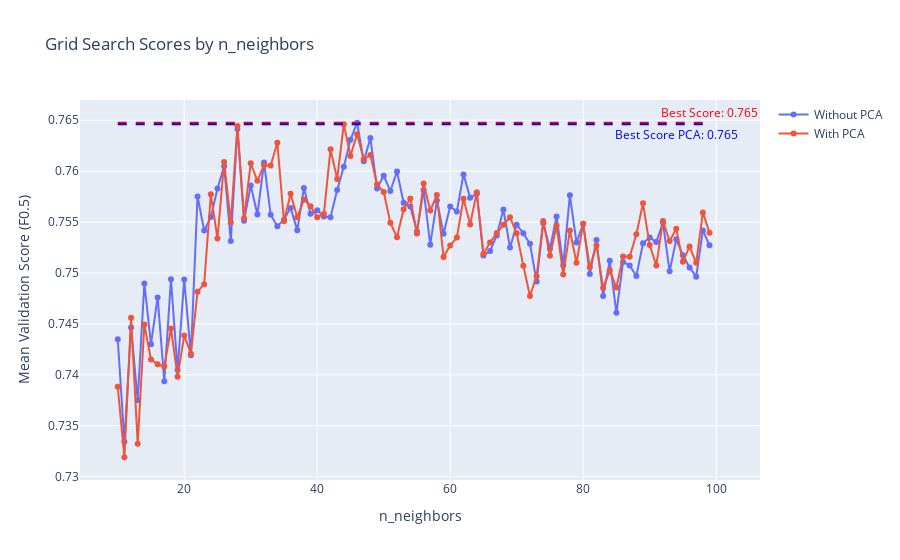

Notebook cell for this chart:
### Code cell
scores = grid_search.cv_results_['mean_test_score']
neighbors = grid_search.cv_results_['param_classifier__n_neighbors'].data

# Plot scores for the first grid search (without PCA)
fig = go.Figure()
fig.add_trace(go.Scatter(x=neighbors, y=scores, mode='lines+markers', name='Without PCA'))
fig.update_layout(
    title='Grid Search Scores by n_neighbors',
    xaxis_title='n_neighbors',
    yaxis_title=f'Mean Validation Score (F{beta})'
)

best_score = np.max(scores)
fig.add_shape(
    type="line",
    x0=neighbors[0], x1=neighbors[-1],
    y0=best_score, y1=best_score,
    line=dict(color="red", dash="dash"),
)
fig.add_annotation(
    x=neighbors[-1],
    y=best_score,
    text=f"Best Score: {best_score:.3f}",
    showarrow=False,
    yanchor="bottom",
    font=dict(color="red")
)

# Fit the PCA grid search and add its results
scores_pca = grid_search_pca.cv_results_['mean_test_score']
neighbors_pca = grid_search_pca.cv_results_['param_classifier__n_neighbors'].data

fig.add_trace(go.Scatter(x=neighbors_pca, y=scores_pca, mode='lines+markers', name='With PCA'))

best_score_pca = np.max(scores_pca)
fig.add_shape(
    type="line",
    x0=neighbors_pca[0], x1=neighbors_pca[-1],
    y0=best_score_pca, y1=best_score_pca,
    line=dict(color="blue", dash="dash"),
)
fig.add_annotation(
    x=neighbors_pca[-1] - 5,
    y=best_score_pca,
    text=f"Best Score PCA: {best_score_pca:.3f}",
    showarrow=False,
    yanchor="top",
    font=dict(color="blue")
)

fig.show()

### Figure 1 — Plotly figure (JSON) as saved in the notebook; plotly's stock layout.template omitted (floating-point values rounded to 4 significant figures)
{"data": [{"mode": "lines+markers", "name": "Without PCA", "type": "scatter", "x": [10, 11, 12, 13, 14, 15, 16, 17, 18, 19, 20, 21, 22, 23, 24, 25, 26, 27, 28, 29, 30, 31, 32, 33, 34, 35, 36, 37, 38, 39, 40, 41, 42, 43, 44, 45, 46, 47, 48, 49, 50, 51, 52, 53, 54, 55, 56, 57, 58, 59, 60, 61, 62, 63, 64, 65, 66, 67, 68, 69, 70, 71, 72, 73, 74, 75, 76, 77, 78, 79, 80, 81, 82, 83, 84, 85, 86, 87, 88, 89, 90, 91, 92, 93, 94, 95, 96, 97, 98, 99], "y": [0.7435, 0.7334, 0.7447, 0.7375, 0.749, 0.743, 0.7476, 0.7394, 0.7494, 0.7405, 0.7494, 0.7419, 0.7575, 0.7542, 0.7555, 0.7583, 0.7605, 0.7531, 0.7641, 0.7551, 0.7586, 0.7557, 0.7608, 0.7557, 0.7546, 0.7552, 0.7564, 0.7542, 0.7583, 0.7558, 0.7562, 0.7555, 0.7555, 0.7582, 0.7604, 0.7631, 0.7648, 0.761, 0.7632, 0.7583, 0.7596, 0.758, 0.76, 0.7569, 0.7565, 0.7541, 0.7581, 0.7528, 0.7571, 0.7539, 0.7565, 0.756, 0.7597, 0.7574, 0.7578, 0.7517, 0.7522, 0.7537, 0.7562, 0.7525, 0.7547, 0.7539, 0.7529, 0.7492, 0.7549, 0.7524, 0.7555, 0.7507, 0.7576, 0.753, 0.7548, 0.7499, 0.7532, 0.7478, 0.7512, 0.7461, 0.7511, 0.7507, 0.7497, 0.7529, 0.7535, 0.753, 0.7549, 0.7502, 0.7533, 0.7517, 0.7506, 0.7496, 0.7542, 0.7527]}, {"mode": "lines+markers", "name": "With PCA", "type": "scatter", "x": [10, 11, 12, 13, 14, 15, 16, 17, 18, 19, 20, 21, 22, 23, 24, 25, 26, 27, 28, 29, 30, 31, 32, 33, 34, 35, 36, 37, 38, 39, 40, 41, 42, 43, 44, 45, 46, 47, 48, 49, 50, 51, 52, 53, 54, 55, 56, 57, 58, 59, 60, 61, 62, 63, 64, 65, 66, 67, 68, 69, 70, 71, 72, 73, 74, 75, 76, 77, 78, 79, 80, 81, 82, 83, 84, 85, 86, 87, 88, 89, 90, 91, 92, 93, 94, 95, 96, 97, 98, 99], "y": [0.7388, 0.7319, 0.7456, 0.7332, 0.7449, 0.7415, 0.741, 0.7408, 0.7446, 0.7398, 0.7439, 0.7421, 0.7482, 0.7489, 0.7577, 0.7534, 0.7609, 0.755, 0.7644, 0.7554, 0.7608, 0.759, 0.7606, 0.7606, 0.7628, 0.7551, 0.7578, 0.7555, 0.7572, 0.7565, 0.7555, 0.7558, 0.7622, 0.7592, 0.7646, 0.7615, 0.7636, 0.7612, 0.7616, 0.7587, 0.758, 0.7549, 0.7535, 0.7563, 0.7573, 0.7539, 0.7588, 0.7561, 0.7577, 0.7516, 0.7527, 0.7535, 0.7573, 0.7548, 0.7579, 0.7519, 0.753, 0.7539, 0.7547, 0.7555, 0.7539, 0.7507, 0.7477, 0.7497, 0.7551, 0.7517, 0.7546, 0.7499, 0.7542, 0.751, 0.7548, 0.7506, 0.7527, 0.7485, 0.7502, 0.7486, 0.7516, 0.7516, 0.7538, 0.7568, 0.7527, 0.7507, 0.7551, 0.7531, 0.7543, 0.7511, 0.7526, 0.751, 0.7559, 0.754]}], "layout": {"annotations": [{"font": {"color": "red"}, "showarrow": false, "text": "Best Score: 0.765", "x": 99, "y": 0.7648, "yanchor": "bottom"}, {"font": {"color": "blue"}, "showarrow": false, "text": "Best Score PCA: 0.765", "x": 94, "y": 0.7646, "yanchor": "top"}], "shapes": [{"line": {"color": "red", "dash": "dash"}, "type": "line", "x0": 10, "x1": 99, "y0": 0.7648, "y1": 0.7648}, {"line": {"color": "blue", "dash": "dash"}, "type": "line", "x0": 10, "x1": 99, "y0": 0.7646, "y1": 0.7646}], "title": {"text": "Grid Search Scores by n_neighbors"}, "xaxis": {"title": {"text": "n_neighbors"}}, "yaxis": {"title": {"text": "Mean Validation Score (F0.5)"}}}}
